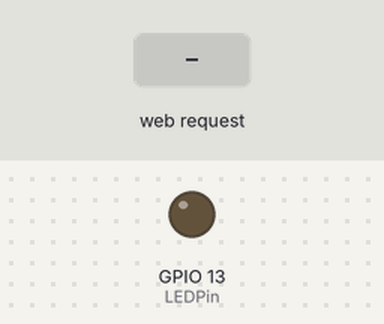
Bench run of a sketch on a simulated ESP8266 (NodeMCU). On the bench: output pins drawn as LEDs (lit = HIGH). The test bench sets the inputs (shaded band). WiFi joins after 1.5 s; servers stay silent unless stated; what the sketch prints to the serial monitor is not drawn.

Above: at 3.7 s.
3.8 s: HTTP request GET /TURNOn received
At 5.9 s:
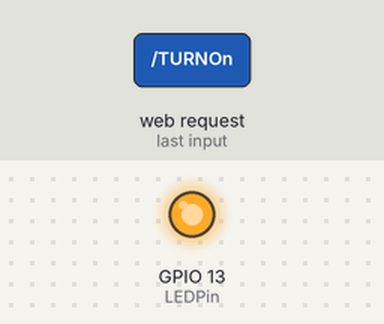
6.8 s: HTTP request GET /TURNOff received
At 8.2 s:
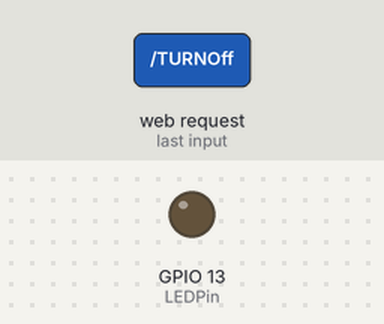
Timing chart, 0 to 9.8 s (numbered marks = the images above; inputs shaded):
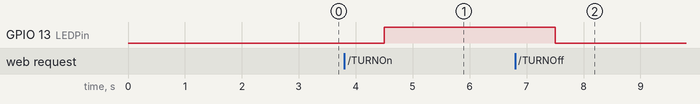

Measured:
- after the input at 3.8 s, GPIO 13 (LEDPin): LOW → HIGH after 0.70 s
- after the input at 6.8 s, GPIO 13 (LEDPin): HIGH → LOW after 0.70 s

The sketch:

teste_nodemcu.ino
```cpp
#include <ESP8266WiFi.h>
#include <WiFiClient.h>
#include <ESP8266WebServer.h>

const char* ssid = "Name Your wifi Network";
const char* password = "your wifi password";
ESP8266WebServer server(80);
String page = "";
int LEDPin = 13; // it is D7 in NodeMCU

// Set your Static IP address
IPAddress local_IP(172, 16, 100, 54);
// Set your Gateway IP address
IPAddress gateway(172, 16, 100, 52);
IPAddress subnet(255, 255, 255, 0);

void setup() {
  // put your setup code here, to run once:
  page = "<h1>Desligamento Remoto </h1><p><a href=\"TURNOn\"><button>OFF</button></a>&nbsp;<a href=\"TURNOff\"><button>ON</button></a></p>";
  //make the LED pin output and initially turned off
  pinMode(LEDPin, OUTPUT);
  digitalWrite(LEDPin, LOW);

  delay(1000);
  Serial.begin(115200);

  // Configures static IP address
  if (!WiFi.config(local_IP, gateway, subnet)) {
    Serial.println("STA Failed to configure");
  }

  WiFi.begin(ssid, password); //begin WiFi connection
  Serial.println("");

  // Wait for connection
  while (WiFi.status() != WL_CONNECTED) {
    delay(500);
    Serial.print(".");
  }

  Serial.println("");
  Serial.print("Connected to ");
  Serial.println(ssid);
  Serial.print("IP address: ");
  Serial.println(WiFi.localIP());

 server.on("/", [](){
    server.send(200, "text/html", page);
  });
  server.on("/TURNOn", [](){
    server.send(200, "text/html", page);
    digitalWrite(LEDPin, HIGH);
    delay(1000);
  });
  server.on("/TURNOff", [](){
    server.send(200, "text/html", page);
    digitalWrite(LEDPin, LOW);
    delay(1000);
  });
  server.begin();
  Serial.println("Web server started!");
}

void loop() {
  // put your main code here, to run repeatedly:
  delay(2000);
  server.handleClient();
}
```
